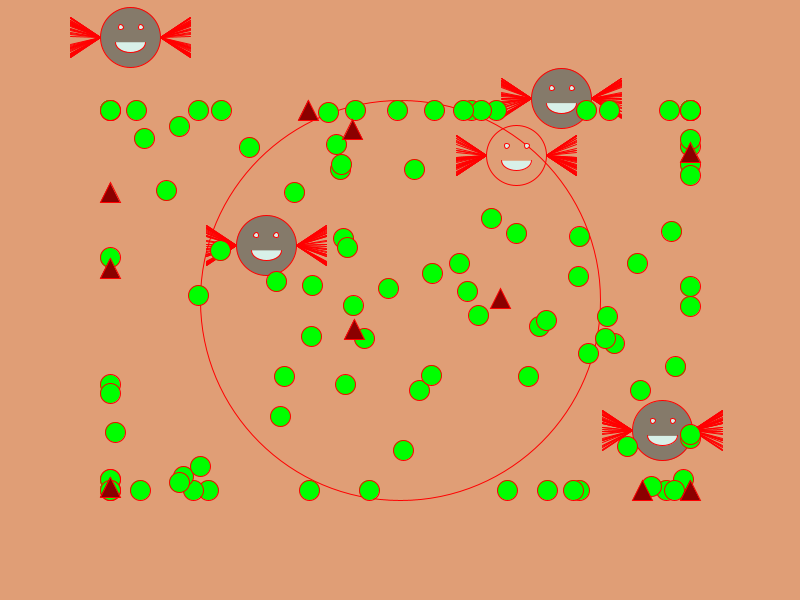
Frame 1 (no input)
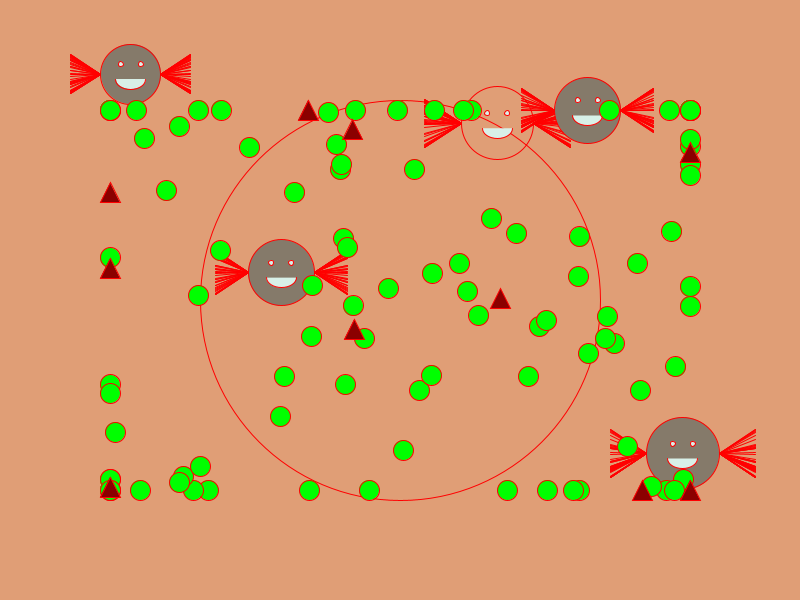
Frame 60 (the mouse pressed at the canvas centre just before this capture)
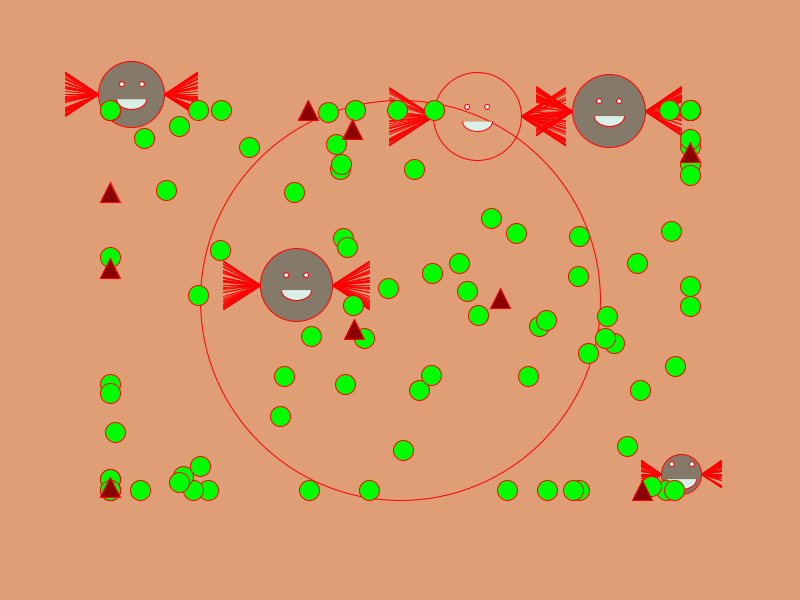
Frame 120 (the mouse held since frame 60 and released just before this capture)

The Processing sketch that drew these frames (run headless with seeded random() and noise(); from frame 60 on, the mouse is pressed at the canvas centre):

// Processing sketch: Lab_5_4
// ── Lab_5_4.pde
import processing.core.*;
import java.util.ArrayList;
import java.util.Iterator;

void setup() {
  size(800, 600);
  creatures = new ArrayList<Creature>();
  foods = new ArrayList<Food>();

  // Create 3 creatures
  for (int i = 0; i < 5; i++) {
    creatures.add(new Creature(random(width), random(height), 30, 0.02, 50));
  }

  // Create 100 food items
  for (int i = 0; i < 100; i++) {
    foods.add(new Food(random(width), random(height), 10));
  }
  
  // Create poison food
  for (int i = 0; i < 10; i++) {
    foods.add(new PoisonFood(random(width), random(height), 10));
  }
}

void draw() {
  background(224, 158, 118);

  // Draw the attraction circle in the center
  drawAttractionCircle(width / 2, height / 2, 200);

  // Iterate over creatures using Iterator
  Iterator<Creature> creatureIterator = creatures.iterator();
  while (creatureIterator.hasNext()) {
    Creature creature = creatureIterator.next();

    // Check if the creature is outside the attraction circle (reached the borders)
    if (isOutsideAttractionCircle(creature.center.x, creature.center.y, creature.radius * 2.0)) {
      creature.seek(foods);
      creature.update();
      creature.display();

      if (creatures.size() > 1) {
        creature.checkCollisions(creatures, foods);
      }
    } else {
      // Check the size during collision with the attraction circle
      if (creature.collidesWithAttractionCircle(width / 2, height / 2, 200) && creature.radius < 30) {
        creatureIterator.remove(); // Remove the creature when it reaches the borders and is smaller than 2.0 times the initial one
      }
    }
  }

  // Iterate over foods using Iterator
  Iterator<Food> foodIterator = foods.iterator();
  while (foodIterator.hasNext()) {
    Food food = foodIterator.next();
    food.display();
  }

  // Close the program if only one creature is left
  if (creatures.size() == 1) {
    exit();
  }
}

// Function to draw the attraction circle
void drawAttractionCircle(float x, float y, float radius) {
  noFill();
  stroke(255, 0, 0); // Red color for the circle
  ellipse(x, y, radius * 2, radius * 2);
}

// Function to check if a point is inside or on the attraction circle
boolean isOutsideAttractionCircle(float x, float y, float circleRadius) {
  float distance = dist(x, y, width / 2, height / 2);
  return distance >= circleRadius;
}



ArrayList<Creature> creatures;
ArrayList<Food> foods;

class Food {
  PVector position;
  float radius;

  Food(float x, float y, float radius) {
    // Ensure the initial position is at least 100 pixels away from all borders
    float adjustedX = max(radius + 100, min(x, width - radius - 100));
    float adjustedY = max(radius + 100, min(y, height - radius - 100));
    position = new PVector(adjustedX, adjustedY);
    this.radius = radius;
  }

  void display() {
    fill(0, 255, 0);
    ellipse(position.x, position.y, radius * 2, radius * 2);
  }
}

class PoisonFood extends Food {

  PoisonFood(float x, float y, float radius) {
    super(x, y, radius);
  }

  @Override
  void display() {
    fill(139, 0, 0); // RGB color for poison food
    triangle(
      position.x, position.y - radius,
      position.x - radius, position.y + radius,
      position.x + radius, position.y + radius
    );
  }
}


class Creature {
  PVector center;
  float radius;
  float angle;
  float angleVelocity;
  float speed;
  PVector acceleration;
  PVector velocity;
  PVector direction;
  ArrayList<Wings> wingsList;
  float lastMillis;

  Creature(float x, float y, float radius, float angleVelocity, int numWings) {
    center = new PVector(x, y);
    this.radius = radius;
    this.angle = 0;
    this.angleVelocity = angleVelocity;
    this.speed = 20;
    this.acceleration = new PVector(0.1, 0.1);
    this.velocity = new PVector(this.speed, 0);
    this.direction = new PVector(0, 0);
    wingsList = new ArrayList<Wings>();
    lastMillis = millis();

    for (int i = 0; i < numWings; i++) {
      wingsList.add(new Wings());
    }
  }
  
  boolean collidesWithAttractionCircle(float attractionX, float attractionY, float attractionRadius) {
    float distance = dist(center.x, center.y, attractionX, attractionY);
    return distance <= (attractionRadius + radius) / 2;
  }
  
  void seek(ArrayList<Food> foods) {
    if (foods.size() > 0) {
      Food target = findNearestFood(foods);
      PVector desired = PVector.sub(target.position, center);
      desired.setMag(speed);

      // Calculate the steering force
      PVector steer = PVector.sub(desired, velocity);
      steer.limit(0.1); // Limit the steering force to avoid abrupt changes

      // Apply steering force to update the direction
      this.direction.add(steer).normalize();

      // Set the new velocity based on the updated direction
      this.velocity.set(PVector.mult(this.direction, this.speed));
    }
  }

  void applyForce(PVector force) {
    acceleration.add(force);
  }

  void update() {
    float deltaTime = (float) (millis() - lastMillis) / 1000.0;
    lastMillis = millis();

    // Update speed based on acceleration
    this.speed += this.acceleration.mag() * deltaTime;

    // Update velocity based on acceleration
    this.velocity.add(PVector.mult(this.acceleration, deltaTime));

    // Update position based on velocity
    this.center.add(PVector.mult(this.velocity, deltaTime));

    // Oscillate the angle of the creature's wings based on speed
    this.angle += this.speed * this.angleVelocity;

    // Update wings position
    for (Wings wings : wingsList) {
      wings.update(this.center, this.angle);
    }

    // Check boundaries and reverse direction if needed
    if (this.center.x > width - this.radius) {
      this.center.x = width - this.radius;
      this.velocity.x *= -1; // Reverse x-direction
    } else if (this.center.x < this.radius) {
      this.center.x = this.radius;
      this.velocity.x *= -1; // Reverse x-direction
    }

    if (this.center.y > height - this.radius) {
      this.center.y = height - this.radius;
      this.velocity.y *= -1; // Reverse y-direction
    } else if (this.center.y < this.radius) {
      this.center.y = this.radius;
      this.velocity.y *= -1; // Reverse y-direction
    }

    // Reset acceleration
    this.acceleration.mult(0);
  }

  void display() {
    pushMatrix();
    translate(this.center.x, this.center.y);

    ellipse(0, 0, this.radius * 2, this.radius * 2);

    fill(216, 240, 232);
    ellipse(-10, -10, 5, 5);
    ellipse(10, -10, 5, 5);

    arc(0, 5, 30, 20, 0, PI);
    fill(133, 122, 106);

    for (Wings wings : wingsList) {
      wings.display(this.radius);
    }

    popMatrix();
  }

void checkCollisions(ArrayList<Creature> creatures, ArrayList<Food> foods) {
  Iterator<Creature> creatureIterator = creatures.iterator();
  while (creatureIterator.hasNext()) {
    Creature otherCreature = creatureIterator.next();
    if (this != otherCreature && collidesWith(otherCreature)) {
      if (this.radius > otherCreature.radius) {
        this.grow(1.3);
        creatureIterator.remove(); // Use iterator to remove the smaller creature
        if (this.radius > MAX_CREATURE_RADIUS) {
          handleTooBigError();
        }
      } else if (this.radius < otherCreature.radius) {
        otherCreature.grow(1.3);
        creatureIterator.remove(); // Use iterator to remove the smaller creature
        if (otherCreature.radius > MAX_CREATURE_RADIUS) {
          handleTooBigError();
        }
        break;
      } else {
        // Equal-sized creatures, randomly choose one to survive
        if (random(1) < 0.5) {
          this.grow(1.3);
          creatureIterator.remove();
          if (this.radius > MAX_CREATURE_RADIUS) {
            handleTooBigError();
          }
        } else {
          otherCreature.grow(1.3);
          creatureIterator.remove();
          if (otherCreature.radius > MAX_CREATURE_RADIUS) {
            handleTooBigError();
          }
          break;
        }
      }
    }
  }

  Iterator<Food> foodIterator = foods.iterator();
  while (foodIterator.hasNext()) {
    Food food = foodIterator.next();
    if (collidesWith(food)) {
      if (food instanceof PoisonFood) {
        this.grow(0.5); // Poisonous food, reduce growth
      } else {
        this.grow(1.1); // Regular food
      }
      foodIterator.remove(); // Use iterator to remove the food
      if (this.radius > MAX_CREATURE_RADIUS) {
        handleTooBigError();
      }
      break;
    }
  }
}


  void handleTooBigError() {
    println("Error: Creature is too big! Exiting program.");
    exit();
  }

  static final float MAX_CREATURE_RADIUS = 200; // Adjust the maximum allowed creature radius as needed


  void grow(float scaleFactor) {
    this.radius *= scaleFactor;
    for (Wings wings : wingsList) {
      wings.changeSize(scaleFactor);
    }
  }

  boolean collidesWith(Creature otherCreature) {
    float distance = dist(center.x, center.y, otherCreature.center.x, otherCreature.center.y);
    return distance < (radius + otherCreature.radius) / 2;
  }

  boolean collidesWith(Food food) {
    float distance = dist(center.x, center.y, food.position.x, food.position.y);
    return distance < (radius + food.radius) / 2;
  }

  Food findNearestFood(ArrayList<Food> foods) {
    if (foods.size() > 0) {
      Food nearest = foods.get(0);
      float record = dist(nearest.position.x, nearest.position.y, center.x, center.y);
      for (Food food : foods) {
        float d = dist(food.position.x, food.position.y, center.x, center.y);
        if (d < record) {
          record = d;
          nearest = food;
        }
      }
      return nearest;
    } else {
      return null;
    }
  }
}

class Wings {
  float wingLength;
  float oscillationAmplitude;
  float wingAngleOffset;

  Wings() {
    wingLength = 30;
    oscillationAmplitude = 20;
    wingAngleOffset = random(TWO_PI);
  }

  void update(PVector center, float angle) {
    // Wings update logic, if needed
  }

  void display(float creatureRadius) {
    float wingOscillation = sin(frameCount * 0.05 + wingAngleOffset) * oscillationAmplitude;

    line(creatureRadius, 0, creatureRadius + wingLength, wingOscillation);
    line(-creatureRadius, 0, -creatureRadius - wingLength, wingOscillation);
  }

  void changeSize(float scaleFactor) {
    this.wingLength *= scaleFactor;
    this.oscillationAmplitude *= scaleFactor;
  }
}
